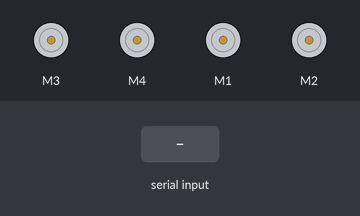
Recording of a sketch running on a simulated Arduino Uno, built with avr-gcc and run on an emulated ATmega328P. Shown: 4 × DC motor (green arrow = forward, orange = backward, longer = faster). The inputs (shaded band) are chosen by the test bench. What the sketch prints to the serial monitor is not drawn.

Above: at 1.2 s.
1.3 s: "S" received over the second serial link
2.8 s: "F" received over the second serial link
At 3.4 s:
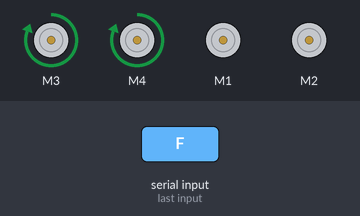
4.3 s: "R" received over the second serial link
At 5.5 s:
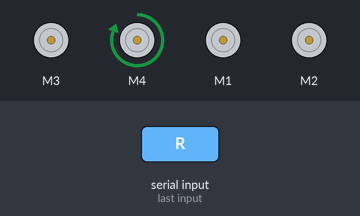
5.8 s: "L" received over the second serial link
At 6.9 s:
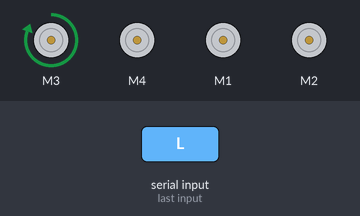
7.3 s: "B" received over the second serial link
At 8.0 s:
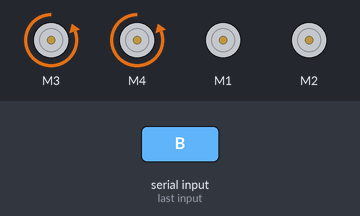
8.8 s: "M" received over the second serial link
At 9.2 s:
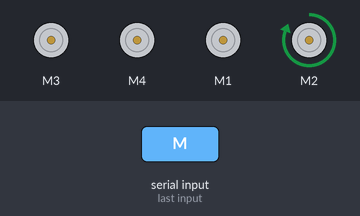
Timing chart, 0 to 11.3 s (numbered marks = the images above; inputs shaded):
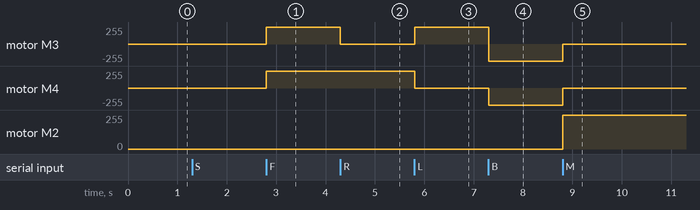

The sketch:

Broomba.ino
```cpp
#include <AFMotor.h>
#include <SoftwareSerial.h>
#define BTTX 10
#define BTRX 11
SoftwareSerial mySerial(BTTX, BTRX);
AF_DCMotor motor1(4);
AF_DCMotor motor2(3);
AF_DCMotor motor3(2, MOTOR12_64KHZ);
AF_DCMotor motor4(1);
char incomingByte = '*';

void setup() {
  Serial.begin(38400);
  mySerial.begin(38400);

}

void loop()
{
  if (mySerial.available() > 0)
  {
    incomingByte = mySerial.read();
    Serial.println(incomingByte);
    Stop();
  }


  switch(incomingByte)
  {
    case 'S':
    Stop();
    Serial.println("Stop");
    break;

    case 'F':
    forward();
    Serial.println("Forward");
    break;

    case 'R':
    right();
    Serial.println("Right");
    break;

    case 'L':
    left();
    Serial.println("Left");
    break;

    case 'B':
    back();
    Serial.println("Back");
    break;

    case 'M':
    mop();
    Serial.println("mopper on");
    delay(1000);
    break;


    case 'W':
    pump();
    Serial.println("Water pump");
    break;

    case 'X':
    mop_off();
    Serial.println("mopper off");
    break;
  }
}


void forward()
{
 motor2.setSpeed(255); //Define maximum velocity
 motor2.run(FORWARD); //rotate the motor clockwise
 motor1.setSpeed(255); //Define maximum velocity
 motor1.run(FORWARD); //rotate the motor clockwise
}
void back()
{
 motor2.setSpeed(255);
 motor2.run(BACKWARD); //rotate the motor counterclockwise
 motor1.setSpeed(255);
 motor1.run(BACKWARD); //rotate the motor counterclockwise
}
void left()
{
 motor2.setSpeed(255); //Define maximum velocity
 motor2.run(FORWARD); //rotate the motor clockwise
 motor1.setSpeed(0);
 motor1.run(RELEASE); //turn motor2 off
}
void right()
{
 motor2.setSpeed(0);
 motor2.run(RELEASE); //turn motor1 off
 motor1.setSpeed(255); //Define maximum velocity
 motor1.run(FORWARD); //rotate the motor clockwise
}

void mop() {
  motor3.setSpeed(255);
  motor3.run(FORWARD);

}

void pump() {
  motor4.setSpeed(255);
  motor4.run(BACKWARD);
}
void mop_off() {
  motor3.setSpeed(0);
  motor3.run(RELEASE);
}
void Stop()
{
 motor2.setSpeed(0);
 motor2.run(RELEASE); //turn motor1 off
 motor1.setSpeed(0);
 motor1.run(RELEASE); //turn motor2 off
 motor4.setSpeed(0);
 motor4.run(RELEASE);

}
```

Measured:
- after the input at 2.8 s, motor M3, motor M4: stopped → forward 255/255 at once
- after the input at 4.3 s, motor M3: forward 255/255 → stopped at once
- after the input at 5.8 s, motor M3: stopped → forward 255/255 at once; motor M4: forward 255/255 → stopped at once
- after the input at 7.3 s, motor M3: forward 255/255 → backward 255/255 at once; motor M4: stopped → backward 255/255 at once
- after the input at 8.8 s, motor M3, motor M4: backward 255/255 → stopped at once; motor M2: stopped → forward 255/255 at once
